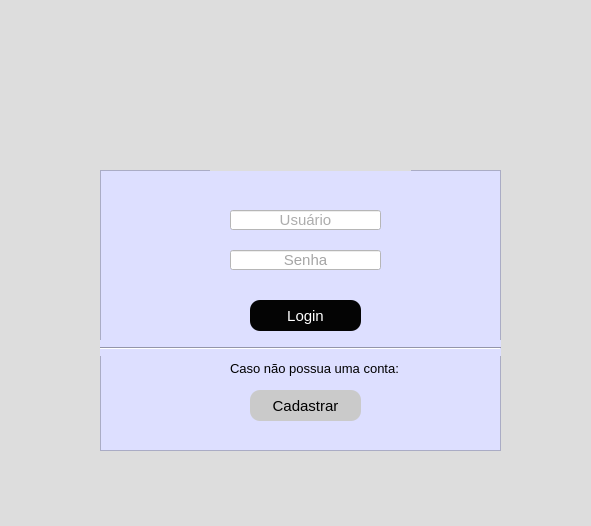
<?xml version="1.0" encoding="UTF-8"?>
<ui version="4.0">
 <class>login</class>
 <widget class="QWidget" name="login">
  <property name="geometry">
   <rect>
    <x>0</x>
    <y>0</y>
    <width>591</width>
    <height>526</height>
   </rect>
  </property>
  <property name="minimumSize">
   <size>
    <width>591</width>
    <height>526</height>
   </size>
  </property>
  <property name="maximumSize">
   <size>
    <width>591</width>
    <height>526</height>
   </size>
  </property>
  <property name="windowTitle">
   <string>Form</string>
  </property>
  <property name="styleSheet">
   <string notr="true">background-color: rgb(221, 221, 221);</string>
  </property>
  <widget class="QFrame" name="frame">
   <property name="geometry">
    <rect>
     <x>100</x>
     <y>170</y>
     <width>401</width>
     <height>281</height>
    </rect>
   </property>
   <property name="styleSheet">
    <string notr="true">background-color: rgb(235, 255, 234);
background-color: rgb(221, 223, 255);</string>
   </property>
   <property name="frameShape">
    <enum>QFrame::StyledPanel</enum>
   </property>
   <property name="frameShadow">
    <enum>QFrame::Raised</enum>
   </property>
   <widget class="QLineEdit" name="txt_usuario">
    <property name="geometry">
     <rect>
      <x>130</x>
      <y>40</y>
      <width>151</width>
      <height>20</height>
     </rect>
    </property>
    <property name="font">
     <font>
      <pointsize>11</pointsize>
     </font>
    </property>
    <property name="styleSheet">
     <string notr="true">background-color: rgb(255, 255, 255);
color: rgb(90, 90, 90);</string>
    </property>
    <property name="alignment">
     <set>Qt::AlignCenter</set>
    </property>
    <property name="placeholderText">
     <string>Usuário</string>
    </property>
   </widget>
   <widget class="QLineEdit" name="txt_senha">
    <property name="geometry">
     <rect>
      <x>130</x>
      <y>80</y>
      <width>151</width>
      <height>20</height>
     </rect>
    </property>
    <property name="font">
     <font>
      <pointsize>11</pointsize>
     </font>
    </property>
    <property name="styleSheet">
     <string notr="true">background-color: rgb(255, 255, 255);
color: rgb(76, 76, 76);</string>
    </property>
    <property name="alignment">
     <set>Qt::AlignCenter</set>
    </property>
    <property name="placeholderText">
     <string>Senha</string>
    </property>
   </widget>
   <widget class="QPushButton" name="btn_login">
    <property name="geometry">
     <rect>
      <x>150</x>
      <y>130</y>
      <width>111</width>
      <height>31</height>
     </rect>
    </property>
    <property name="font">
     <font>
      <pointsize>11</pointsize>
     </font>
    </property>
    <property name="cursor">
     <cursorShape>PointingHandCursor</cursorShape>
    </property>
    <property name="styleSheet">
     <string notr="true">QPushButton{
color: rgb(255, 255, 255);
	background-color: rgb(4, 4, 4);
border-radius: 10px;
}

QPushButton:hover{
background-color: rgb(255, 255, 255);
	color: rgb(0, 0, 0);
}</string>
    </property>
    <property name="text">
     <string>Login</string>
    </property>
   </widget>
   <widget class="QLabel" name="label">
    <property name="geometry">
     <rect>
      <x>130</x>
      <y>190</y>
      <width>171</width>
      <height>16</height>
     </rect>
    </property>
    <property name="font">
     <font>
      <pointsize>10</pointsize>
     </font>
    </property>
    <property name="text">
     <string>Caso não possua uma conta:</string>
    </property>
   </widget>
   <widget class="QPushButton" name="btn_cadastrar">
    <property name="geometry">
     <rect>
      <x>150</x>
      <y>220</y>
      <width>111</width>
      <height>31</height>
     </rect>
    </property>
    <property name="font">
     <font>
      <pointsize>11</pointsize>
     </font>
    </property>
    <property name="cursor">
     <cursorShape>PointingHandCursor</cursorShape>
    </property>
    <property name="styleSheet">
     <string notr="true">QPushButton{
	color: rgb(0, 0, 0);
	background-color: rgb(202, 202, 202);
border-radius: 10px;
}

QPushButton:hover{
background-color: rgb(122, 122, 122);
color: rgb(255, 255, 255);

}</string>
    </property>
    <property name="text">
     <string>Cadastrar</string>
    </property>
   </widget>
   <widget class="Line" name="line">
    <property name="geometry">
     <rect>
      <x>0</x>
      <y>170</y>
      <width>401</width>
      <height>16</height>
     </rect>
    </property>
    <property name="orientation">
     <enum>Qt::Horizontal</enum>
    </property>
   </widget>
  </widget>
  <widget class="QLabel" name="usuario">
   <property name="geometry">
    <rect>
     <x>210</x>
     <y>-10</y>
     <width>201</width>
     <height>181</height>
    </rect>
   </property>
   <property name="text">
    <string/>
   </property>
   <property name="pixmap">
    <pixmap>imgs/tinywow_usuario_10961509.png</pixmap>
   </property>
  </widget>
 </widget>
 <resources>
  <include location="icons.qrc"/>
 </resources>
 <connections/>
</ui>
